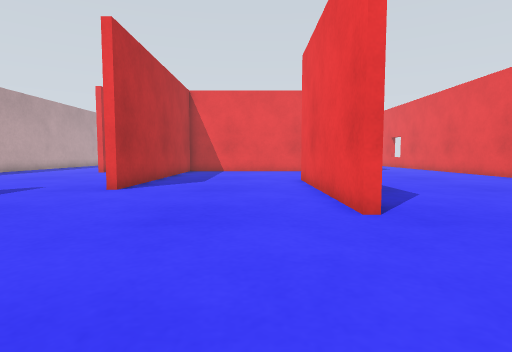
[1] (above)

20 first-person views from a walk through a Gazebo world. The camera is 0.5 m above the floor, tilts 4° down and sees 80° across. The floor is counted in squares, 0.5 m on a side. Each view is taken from the middle of a square. On the plan, view 1 faces up. The plan holds only what a view shows up to about 12 squares ahead; the rest is blank.

[2]
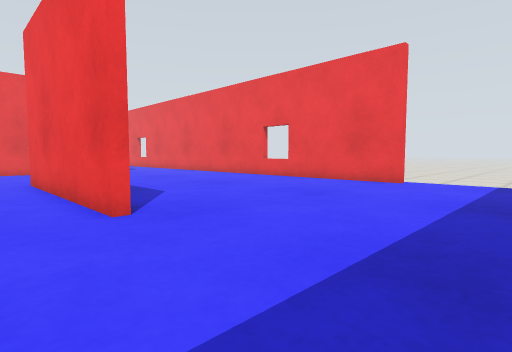

[3]
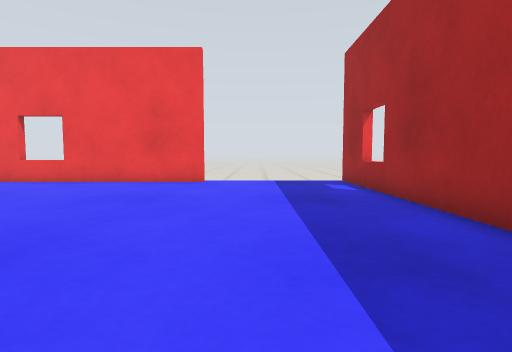

[4]
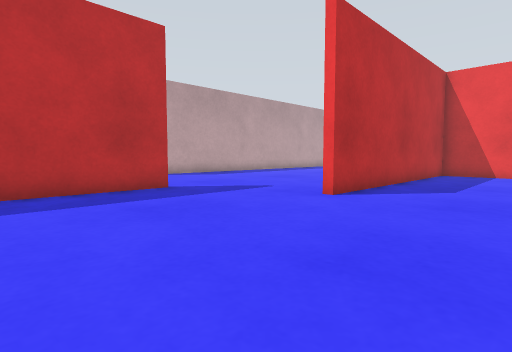

[5]
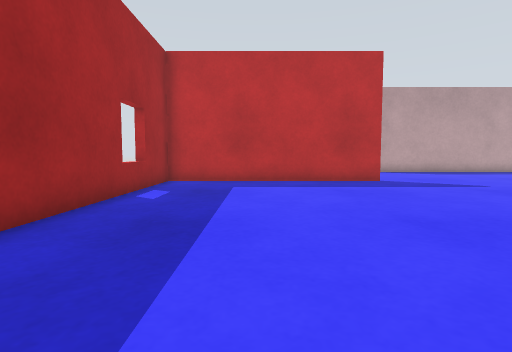

[6]
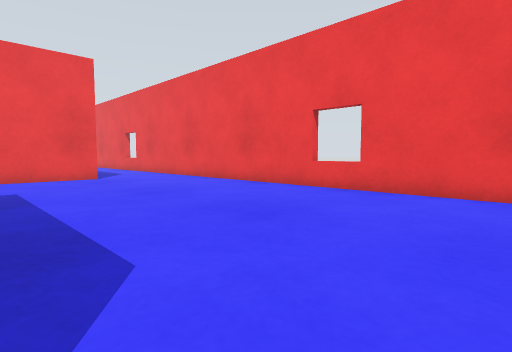

[7]
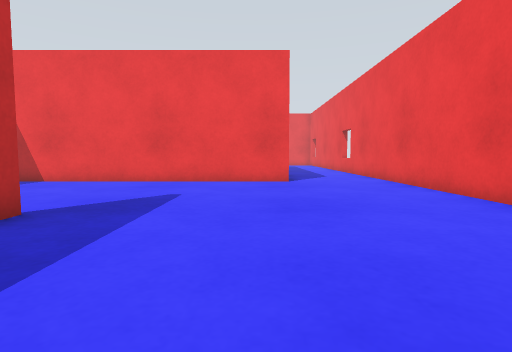

[8]
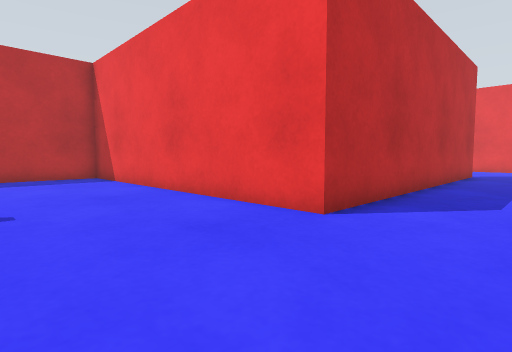

[9]
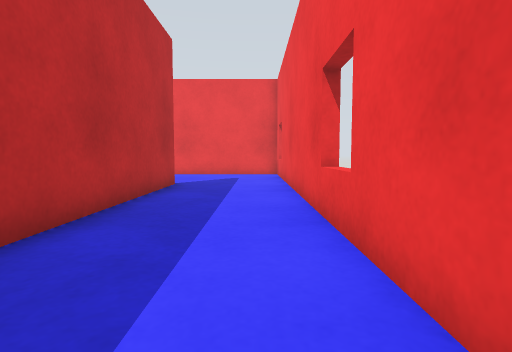

[10]
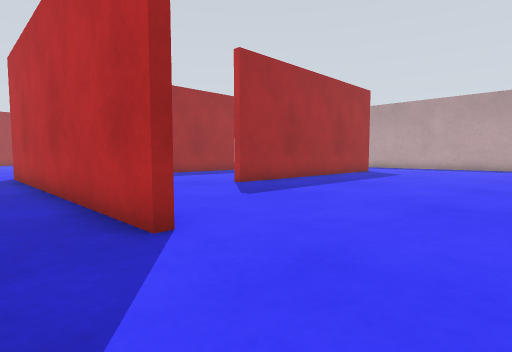

[11]
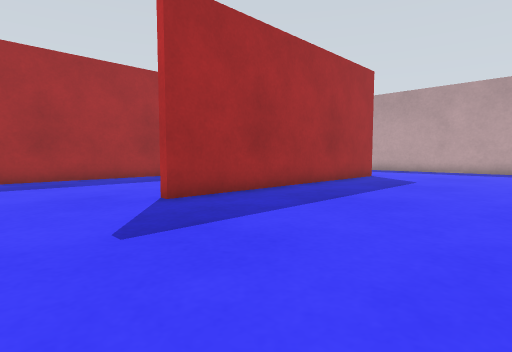

[12]
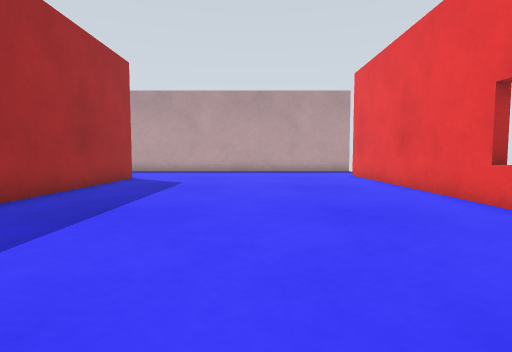

[13]
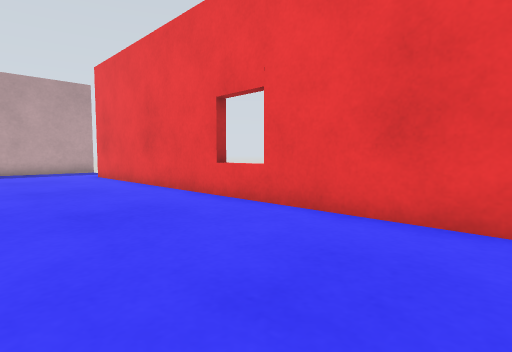

[14]
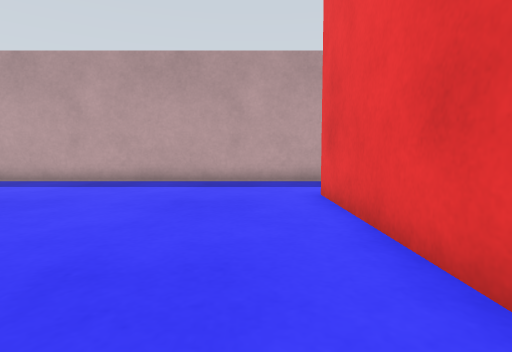

[15]
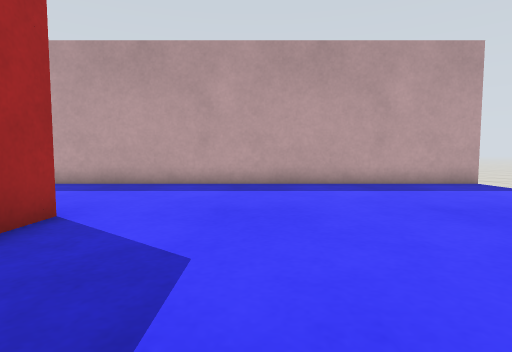

[16]
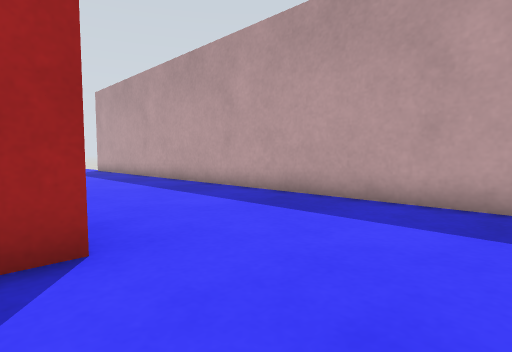

[17]
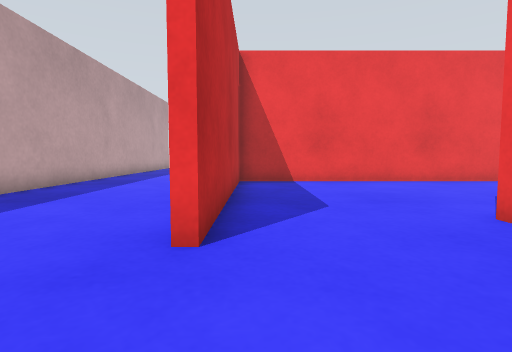

[18]
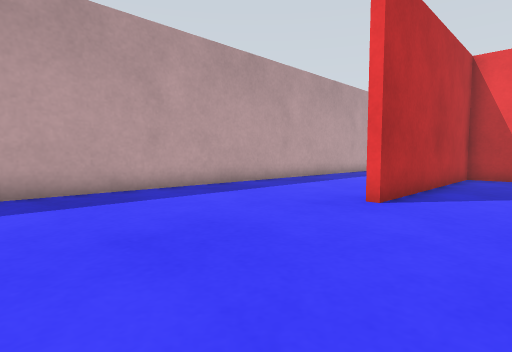

[19]
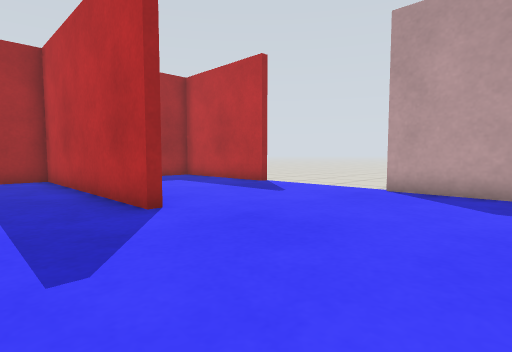

[20]
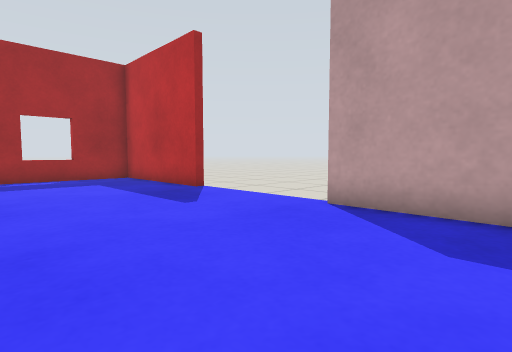

### Floor plan
Ten units are one square. View 1 is at (0, 0); x grows to the right and y downward. Boxes are objects, and circles mark ways between rooms. Rooms are numbered by the first view taken in them; rooms with no view inside come last. Other rooms are left out.
<svg viewBox="-155 -365 271 383">
<path fill="none" stroke="#000" d="M21 -121 21 -115M18 -50 18 -121M-40 -174 -40 -87 -44 -87M111 -39 111 -191M-85 -68 -85 13 -9 13M39 13 106 13M111 -211 111 -320M72 -305 72 -184 -29 -184M-90 -258 16 -258M36 -356 -106 -356M-145 -356 -145 -166M-145 -39 -145 -1M-145 -166 -145 -86M-130 13 -101 13M10 -187 39 -187M11 -254 -85 -254 -85 -172 -90 -172"/>
<circle cx="70" cy="-330" r="3" fill="#2a7"/>
<circle cx="-65" cy="-72" r="3" fill="#2a7"/>
<circle cx="-120" cy="-172" r="3" fill="#2a7"/>
<circle cx="40" cy="-260" r="3" fill="#2a7"/>
<circle cx="-70" cy="-170" r="3" fill="#2a7"/>
<text x="30" y="-110">1</text>
<text x="-50" y="-290">2</text>
<text x="-100" y="-90">3</text>
<text x="-20" y="-220">4</text>
</svg>
Room 1 opens to room 2. Room 1 opens to room 3. Room 2 opens to room 3. Room 2 opens to room 4. Room 3 opens to room 4.

Where each view was taken, in squares from view 1:
view 1: 0 up, 0 right, facing up
view 2: 0 up, 0 right, facing up-right
view 3: 2 up, 0 right, facing right
view 4: 2 up, 0 right, facing up-left
view 5: 2 up, 3 right, facing left
view 6: 5 up, 3 right, facing up-right
view 7: 7 up, 6 right, facing up
view 8: 14 up, 10 right, facing up-left
view 9: 20 up, 10 right, facing up
view 10: 34 up, 9 right, facing down-left
view 11: 32 up, 5 right, facing down-left
view 12: 31 up, 4 right, facing left
view 13: 31 up, 4 right, facing up-left
view 14: 34 up, 3 left, facing left
view 15: 29 up, 4 left, facing left
view 16: 29 up, 8 left, facing down-left
view 17: 14 up, 8 left, facing up
view 18: 11 up, 6 left, facing up-left
view 19: 12 up, 6 left, facing down-left
view 20: 12 up, 9 left, facing down-left
